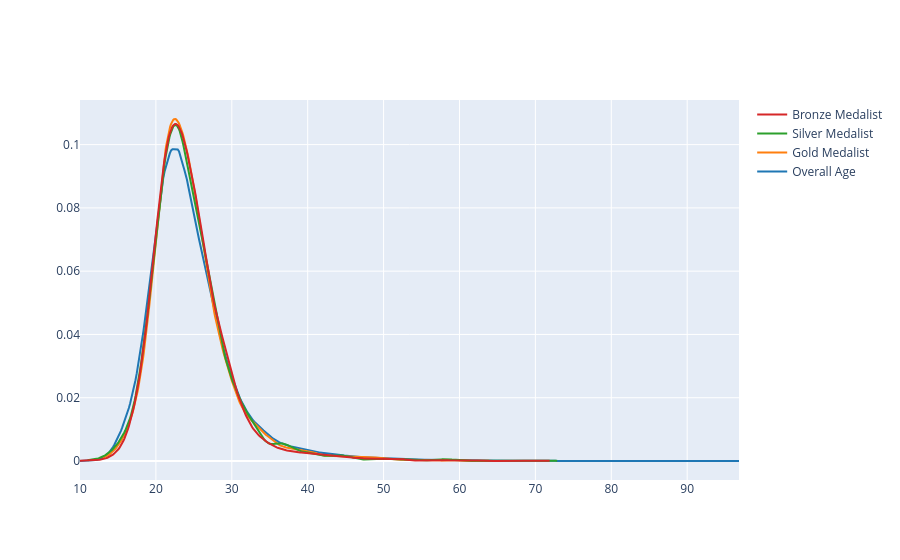

The code cell stored with this chart in its notebook:
### Code cell
fig=ff.create_distplot([x1,x2,x3,x4],['Overall Age','Gold Medalist','Silver Medalist','Bronze Medalist'],show_hist=False,show_rug=False)
fig.show()

### Figure 1 — Plotly figure (JSON) as saved in the notebook; plotly's stock layout.template omitted (floating-point values rounded to 4 significant figures; data arrays with more than 128 entries replaced by an {"elided": "..."} marker saying what was removed)
{"data": [{"legendgroup": "Overall Age", "marker": {"color": "rgb(31, 119, 180)"}, "mode": "lines", "name": "Overall Age", "showlegend": true, "type": "scatter", "x": {"elided": "500 float values"}, "xaxis": "x", "y": {"elided": "500 float values"}, "yaxis": "y"}, {"legendgroup": "Gold Medalist", "marker": {"color": "rgb(255, 127, 14)"}, "mode": "lines", "name": "Gold Medalist", "showlegend": true, "type": "scatter", "x": {"elided": "500 float values"}, "xaxis": "x", "y": {"elided": "500 float values"}, "yaxis": "y"}, {"legendgroup": "Silver Medalist", "marker": {"color": "rgb(44, 160, 44)"}, "mode": "lines", "name": "Silver Medalist", "showlegend": true, "type": "scatter", "x": {"elided": "500 float values"}, "xaxis": "x", "y": {"elided": "500 float values"}, "yaxis": "y"}, {"legendgroup": "Bronze Medalist", "marker": {"color": "rgb(214, 39, 40)"}, "mode": "lines", "name": "Bronze Medalist", "showlegend": true, "type": "scatter", "x": {"elided": "500 float values"}, "xaxis": "x", "y": {"elided": "500 float values"}, "yaxis": "y"}], "layout": {"autosize": true, "barmode": "overlay", "hovermode": "closest", "legend": {"traceorder": "reversed"}, "xaxis": {"anchor": "y2", "autorange": true, "domain": [0, 1], "range": [10, 96.83], "type": "linear", "zeroline": false}, "yaxis": {"anchor": "free", "autorange": true, "domain": [0, 1], "position": 0, "range": [-0.006005, 0.1141], "type": "linear"}}}
